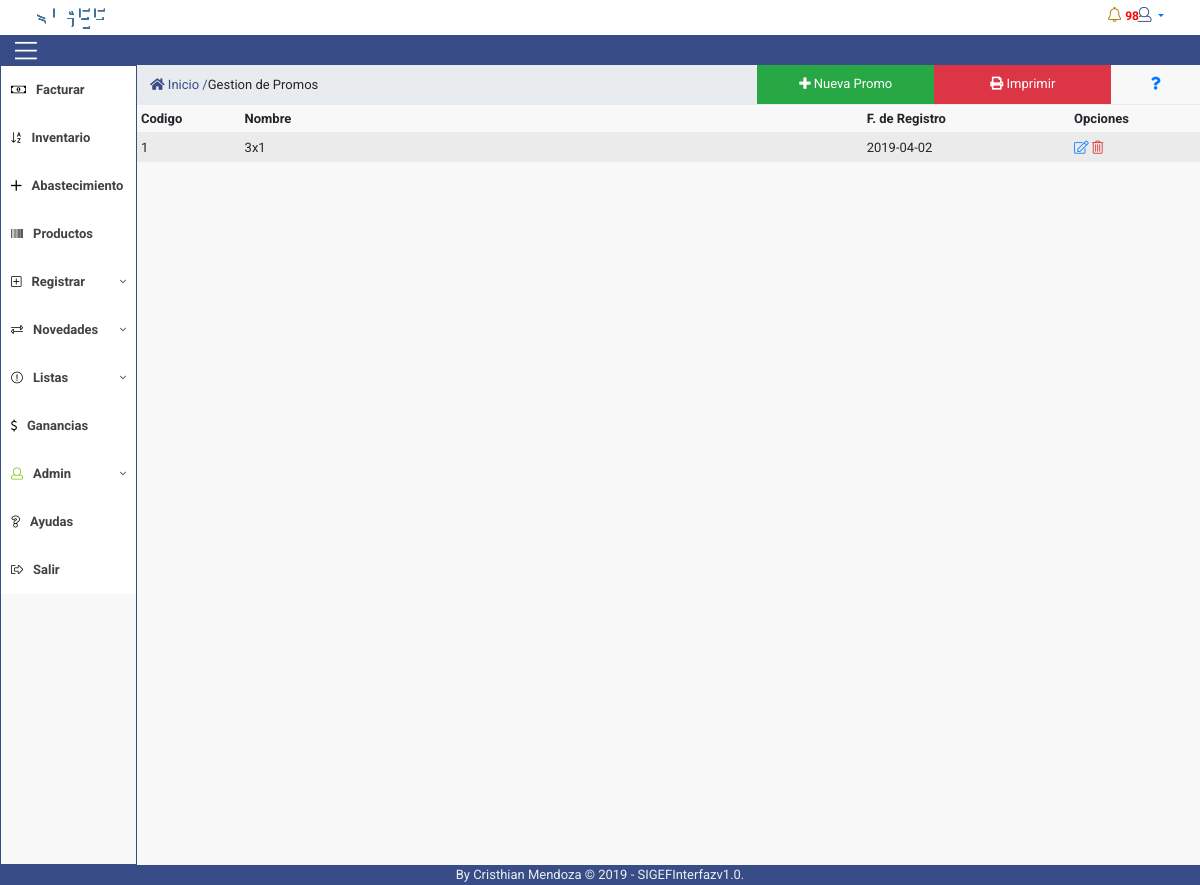
The page /controlador/promociones.php (signed in) on the database its author committed.
### tables this page shows
CREATE TABLE `tb_promociones` (
  `cod_promo` int(11) NOT NULL,
  `descripcion_promo` varchar(100) NOT NULL,
  `fecha_registro_promo` date NOT NULL
);

### controlador/paginar_promociones.php (the view, shortened to what this page needs)
 <?php
  include('../connections/config.php');
    $registro = ("SELECT * FROM tb_promociones");
    $resultado = mysqli_query($conexion,$registro);
    echo '<table class="table table-striped table-condensed table-hover" id="promos">
              <thead>
                  <tr>
                      <th width="50">Codigo</th>
                      <th width="300">Nombre</th>
                      <th width="100">F. de Registro</th>
                      <th width="50">Opciones</th>
                  </tr>
              </thead>';
  if(!empty($resultado)){
  while($registro2 = mysqli_fetch_array($resultado)){
    echo '<tr>
              <td>'.$registro2['cod_promo'].'</td>
              <td>'.utf8_decode($registro2['descripcion_promo']).'</td>
              <td>'.utf8_decode($registro2['fecha_registro_promo']).'</td>
              <td><a href="javascript:editarPromocion('.$registro2['cod_promo'].');" class="fal fa-edit"></a> <a href="javascript:eliminarPromocion('.$registro2['cod_promo'].');" class="fal fa-trash-alt icon3"></a></td>
              </tr>';
  }
 echo '</table>';
  }
?>

### vista/css/estilos.css (style rules this page uses)
* { margin: 0; padding: 0; box-sizing: border-box; font-family: 'Roboto', sans-serif; font-size: 13px; border-radius: 0px; }
a { display: contents; }
.icon3 { color: #df2626; }
.table td, .table th { padding: .3rem; vertical-align: unset; }

### rows shown on the page
tb_promociones: cod_promo "1", descripcion_promo "3x1", fecha_registro_promo "2019-04-02"
